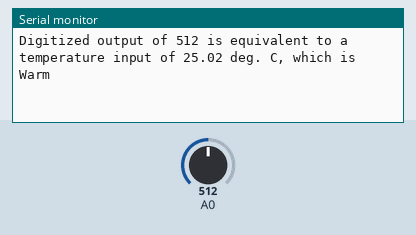
Recording of a program running on a simulated ESP8266 (Wemos D1 mini). On the bench: the last lines printed to the serial monitor. The inputs (shaded band) are chosen by the test bench; at power-on: A0 = 512.

Above: at 2.8 s.
2.9 s: A0 set to 716
At 4.9 s:
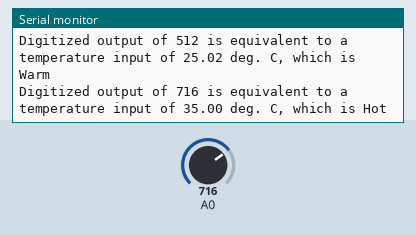
7.5 s: A0 set to 900
At 9.3 s:
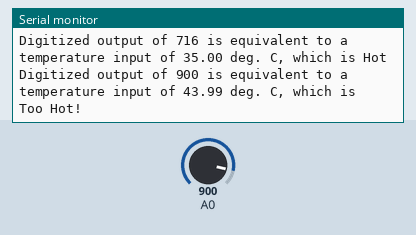
11.5 s: A0 set to 511
At 12.6 s:
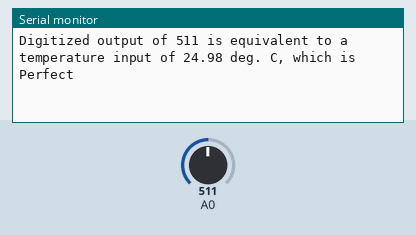
15.5 s: A0 set to 306
At 17.1 s:
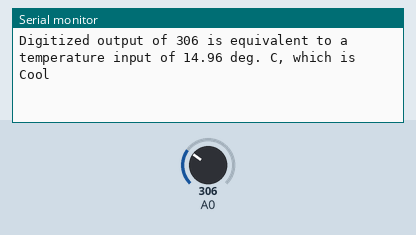
19.5 s: A0 set to 122
At 21.5 s:
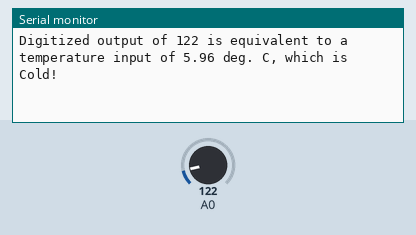

The program:

main.cpp
```cpp
#include <Arduino.h>

//I Yizhe Feng, 000798153 certify that this material is my original work. No other person's work has been used without due acknowledgement.
//I have not made my work available to anyone else.

void setup() {
  // put your setup code here, to run once:
  Serial.begin(115200);
}

void loop() {
  // put your main code here, to run repeatedly:

 int iVal;
 float fVal;
 float temperature;

  // read digitized value from the D1 Mini's A/D convertor
  iVal = analogRead(A0);

  // print value to the USB port
  fVal = float(iVal/310.0);

  //Serial.println("Digitized Value of " + String(iVal) + " is equivalent to an Analog Voltage = "+ String(fVal)+ "v");


   //convert Digitized Value to temperature
   temperature =  fVal * (50.0/3.3);

   //output Temperature and judgement
   if(temperature< 10){
    Serial.println("Digitized output of " + String(iVal) + " is equivalent to a temperature input of " + String(temperature) + " deg. C, which is Cold!");
   }else if(temperature >= 10 and temperature <= 15){
    Serial.println("Digitized output of " + String(iVal) + " is equivalent to a temperature input of " + String(temperature) + " deg. C, which is Cool");
   }else if(temperature >=15 and temperature <= 25){
    Serial.println("Digitized output of " + String(iVal) + " is equivalent to a temperature input of " + String(temperature) + " deg. C, which is Perfect");
   }else if(temperature >=25 and temperature <= 30){
    Serial.println("Digitized output of " + String(iVal) + " is equivalent to a temperature input of " + String(temperature) + " deg. C, which is Warm");
   }else if(temperature >=30 and temperature <= 35){
    Serial.println("Digitized output of " + String(iVal) + " is equivalent to a temperature input of " + String(temperature) + " deg. C, which is Hot");
   }else{
    Serial.println("Digitized output of " + String(iVal) + " is equivalent to a temperature input of " + String(temperature) + " deg. C, which is Too Hot!");
   }

  // wait 2 seconds (2000 ms)
  delay(2000);


}
```

Measured:
- after the input at 2.9 s, the serial monitor: prints a new line after 1.1 s (image 1)
- after the input at 7.5 s, the serial monitor: prints a new line after 0.51 s (image 2)
- after the input at 11.5 s, the serial monitor: prints a new line after 0.52 s (image 3)
- after the input at 15.5 s, the serial monitor: prints a new line after 0.52 s (image 4)
- after the input at 19.5 s, the serial monitor: prints a new line after 0.53 s (image 5)
